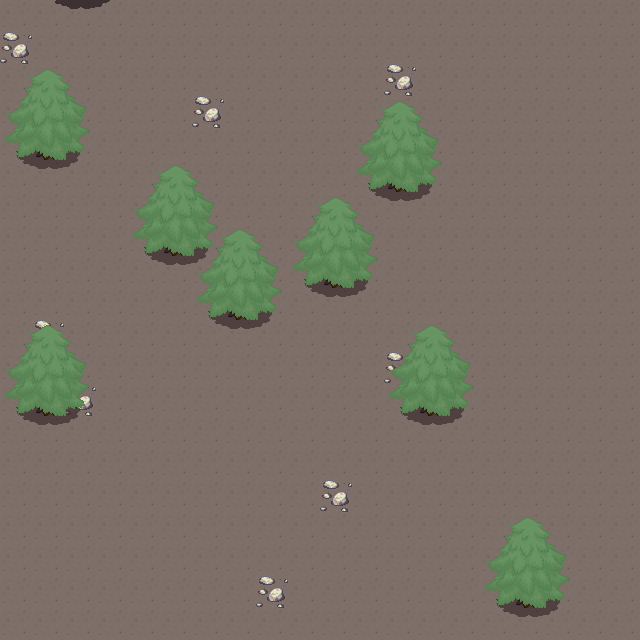

Rendered tile map (Tiled .tmx) drawn with the repository's tilesets; below, a short description and the map source with its tile grids summarised:
An orthogonal 20x20 tile map with 32x32 px tiles, 5 tile layers (col, sol, pierre, tronc, ...), 5 tilesets.

<map height="20" nextobjectid="1" orientation="orthogonal" renderorder="right-down" tileheight="32" tilewidth="32" version="1.0" width="20">
<tileset firstgid="1" name="col" tilecount="1" tileheight="32" tilewidth="32">
<image height="32" source="col.png" width="32" />
</tileset>
<tileset firstgid="2" name="sol" tilecount="6" tileheight="32" tilewidth="32">
<image height="256" source="sol.png" width="32" />
</tileset>
<tileset firstgid="8" name="pierre" tilecount="2" tileheight="32" tilewidth="32">
<image height="64" source="pierre.png" width="32" />
</tileset>
<tileset firstgid="10" name="tronc" tilecount="2" tileheight="96" tilewidth="96">
<image height="96" source="tronc.png" width="192" />
</tileset>
<tileset firstgid="12" name="test" tilecount="4" tileheight="96" tilewidth="96">
<image height="192" source="test.png" width="192" />
</tileset>
<layer height="20" name="col" width="20">
<data>[400 cells, 8 non-empty, 1 distinct tile ids]</data>
</layer>
<layer height="20" name="sol" width="20">
<data>[400 cells, 400 non-empty, 1 distinct tile ids]</data>
</layer>
<layer height="20" name="pierre" width="20">
<data>[400 cells, 8 non-empty, 1 distinct tile ids]</data>
</layer>
<layer height="20" name="tronc" width="20">
<data>[400 cells, 9 non-empty, 1 distinct tile ids]</data>
</layer>
<layer height="20" name="test" width="20">
<data>[400 cells, 8 non-empty, 1 distinct tile ids]</data>
</layer>
</map>